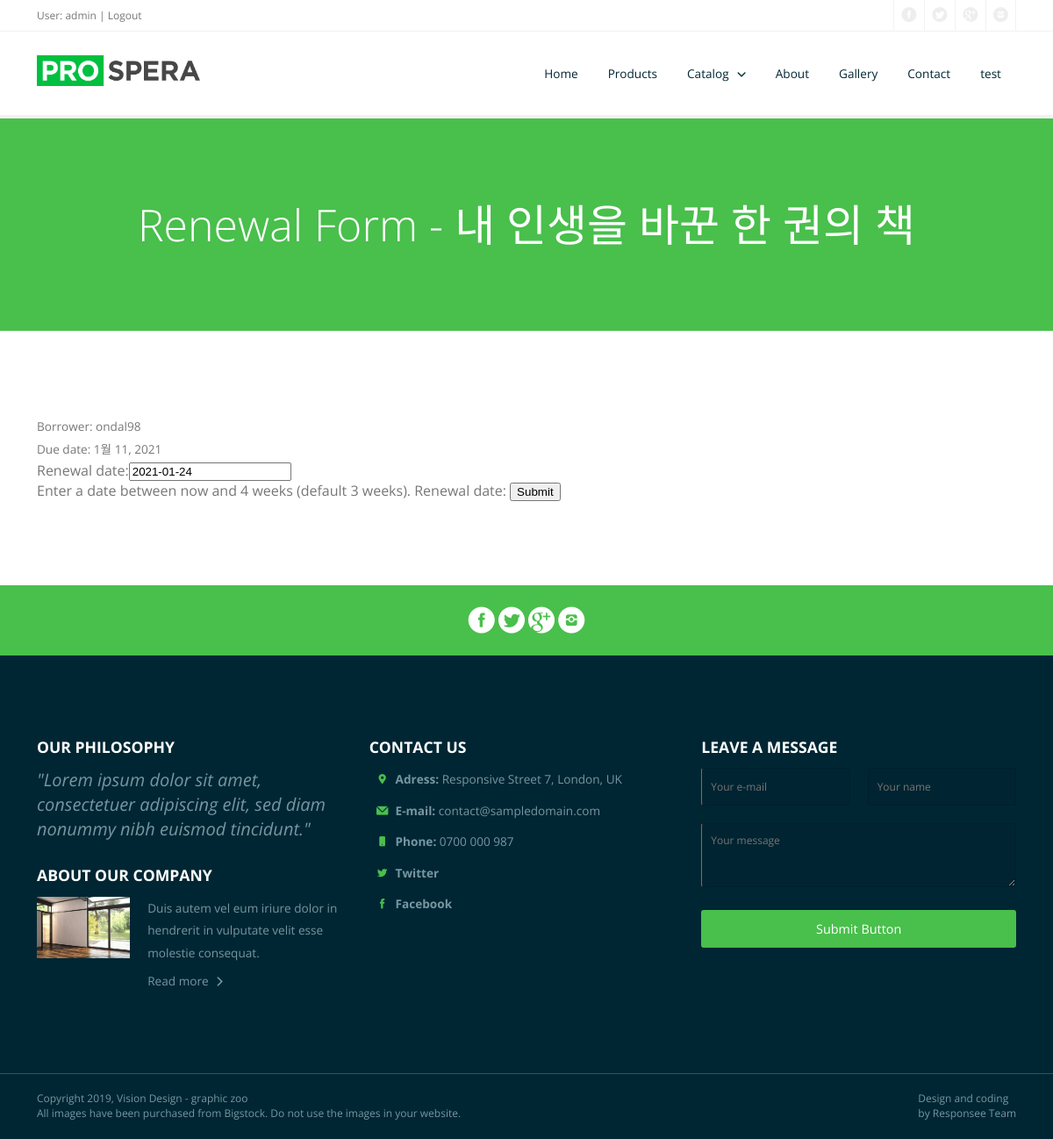
Before: /catalog/book/6926a530-1fac-4559-88f8-ea795e0cf954/renew/ (signed in) with the older database file.
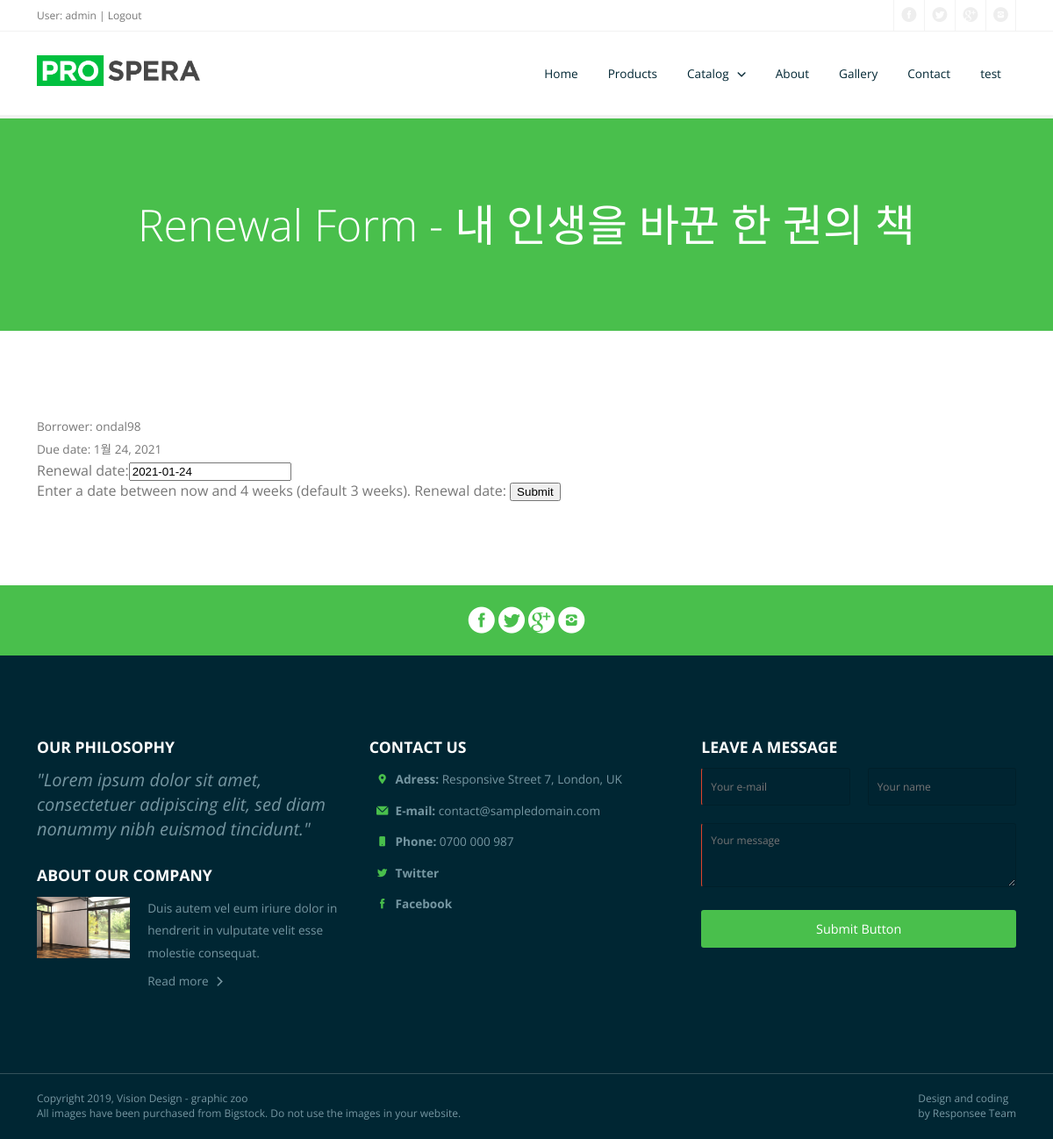
After: the same page with the newer database file.
### catalog/models.py (models this page shows, shortened)
class BookInstance(models.Model):
    id = models.UUIDField(primary_key=True, default=uuid.uuid4, help_text='Unique ID for this particular book across whole library')
    book = models.ForeignKey('Book', on_delete=models.SET_NULL, null=True)
    imprint = models.CharField(max_length=200)
    due_back = models.DateField(null=True, blank=True)
    borrower = models.ForeignKey(User, on_delete=models.SET_NULL, null=True, blank=True)
    @property
    def is_overdue(self):
        if self.due_back and date.today() > self.due_back:
            return True
        return False
    LOAN_STATUS = (
        ('m', 'Maintenance'),
        ('o', 'On loan'),
        ('a', 'Available'),
        ('r', 'Reserved'),
    )
    status = models.CharField(
        max_length=1,
        choices=LOAN_STATUS,
        blank=True,
        default='m',
        help_text='Book availability',
    )
    class Meta:
        ordering = ['due_back']
        permissions = [('can_mark_returned', 'set book as returned')]

class Book(models.Model):
    title = models.CharField(max_length=200)
    author = models.ForeignKey('Author', on_delete=models.SET_NULL, null=True)
    summary = models.TextField(max_length=1000, help_text='Enter a brief description of the book')
    isbn = models.CharField('ISBN', max_length=13, help_text='13 Character <a href="https://www.isbn-international.org/content/what-isbn">ISBN number</a>')
    genre = models.ManyToManyField(Genre, help_text='Select a genre for this book')
    language = models.ForeignKey('Language', on_delete=models.SET_NULL, null=True)
    def display_genre(self):
        """Create a string for the Genre. This is required to display genre in Admin."""
        return ', '.join(genre.name for genre in self.genre.all()[:3])
    display_genre.short_description = 'Genre'

### catalog/views.py (the view)
# urls.py: path('book/<uuid:pk>/renew/', views.renew_book_librarian, name='renew-book-librarian'),
@permission_required('catalog.can_mark_returned')
def renew_book_librarian(request, pk):
    book_instance = get_object_or_404(BookInstance, pk=pk)
    if request.method == 'POST':
        book_renewal_form = RenewBookForm(request.POST)
        if book_renewal_form.is_valid():
            book_instance.due_back = book_renewal_form.cleaned_data['renewal_date']
            print(book_instance.due_back)
            book_instance.save()
            return HttpResponseRedirect(reverse('manage-borrowed') )
    else:
        proposed_renewal_date = datetime.date.today() + datetime.timedelta(weeks=3)
        book_renewal_form = RenewBookForm(initial={'renewal_date': proposed_renewal_date})
    context = {
        'form': book_renewal_form,
        'book_instance': book_instance,
    }
    return render(request, 'catalog/book_renew_librarian.html', context)

### catalog/forms.py (shortened to what this page needs)
class RenewBookForm(forms.Form):
    renewal_date = forms.DateField(help_text="Enter a date between now and 4 weeks (default 3 weeks).")

### catalog/templates/catalog/book_renew_librarian.html (shortened to what this page needs)
{% extends "base.html" %}
{% block content %}
    <main role="main">
      <article>
        <header class="section background-primary text-center">
            <h1 class="text-white margin-bottom-0 text-size-50 text-thin text-line-height-1">Renewal Form - {{ book_instance.book.title }}</h1>
        </header>
        <div class="section background-white">
          <div class="line">
            <p>Borrower: {{ book_instance.borrower }}</p>
            <p{% if book_instance.is_overdue %} class="text-danger"{% endif %}>Due date: {{book_instance.due_back}}</p>
            <form action="" method="post">
                {{ form.as_table }}
                {{ form.renewal_date.label_tag }}
                <input type="submit" value="Submit">
            </form>
          </div>
        </div>
      </article>
    </main>
{% endblock %}

Changed rows visible on the page:
changed BookInstance "내 인생을 바꾼 한 권의 책": due_back "1월 11, 2021" → "1월 24, 2021"
